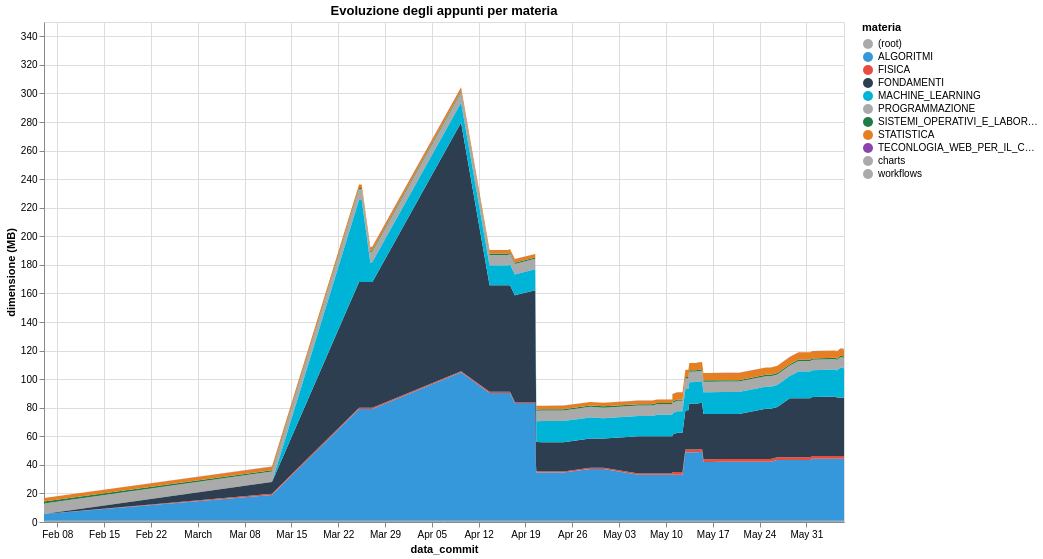

Express this chart as Vega-Lite.
### Vega-Lite specification from a JSON file in a GitHub repository (floating-point values rounded to 4 significant figures; data arrays with more than 128 entries replaced by an {"elided": "..."} marker saying what was removed)
{"$schema": "https://vega.github.io/schema/vega-lite/v6.1.0.json", "config": {"view": {"continuousHeight": 300, "continuousWidth": 300}}, "data": {"name": "data-ab0a5a93ced90692e876f93ce15bbe63"}, "datasets": {"data-ab0a5a93ced90692e876f93ce15bbe63": {"elided": "551 records"}}, "encoding": {"color": {"field": "period", "scale": {"domain": ["(root)", "ALGORITMI", "FISICA", "FONDAMENTI", "MACHINE_LEARNING", "PROGRAMMAZIONE", "SISTEMI_OPERATIVI_E_LABORATORIO", "STATISTICA", "TECONLOGIA_WEB_PER_IL_CLOUD", "charts", "workflows"], "range": ["#aaaaaa", "#3498db", "#e74c3c", "#2c3e50", "#00b4d8", "#aaaaaa", "#1e7d45", "#e67e22", "#8e44ad", "#aaaaaa", "#aaaaaa"]}, "title": "materia", "type": "ordinal"}, "order": {"field": "period", "sort": "ascending", "type": "ordinal"}, "tooltip": [{"field": "commit_date", "title": "data_commit", "type": "temporal"}, {"field": "period", "title": "materia", "type": "ordinal"}, {"field": "line_count", "title": "dimensione (MB)", "type": "quantitative"}], "x": {"field": "commit_date", "title": "data_commit", "type": "temporal"}, "y": {"field": "line_count", "title": "dimensione (MB)", "type": "quantitative"}}, "height": 500, "mark": {"type": "area"}, "title": "Evoluzione degli appunti per materia", "usermeta": {"embedOptions": {}}, "width": 800}
